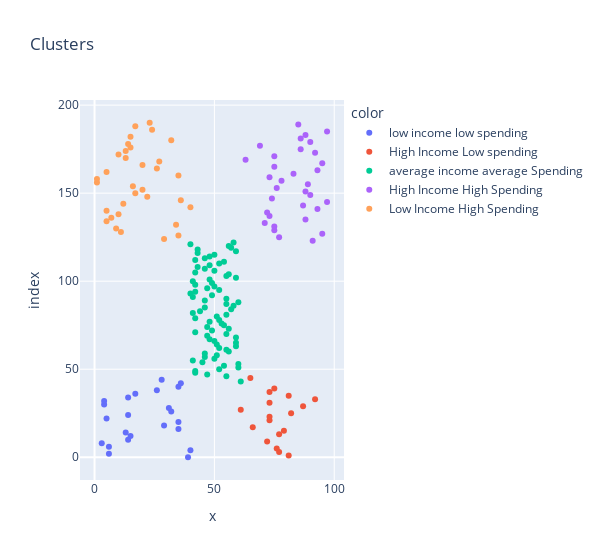

This figure's notebook cell:
### Code cell
plt.figure(figsize=(10, 5))
px.scatter(
    df["Annual Income (k$)"],
    df["Spending Score (1-100)"],
    color=df["clusters"],
    width=600,
    title="Clusters",
)

### Figure 1 — Plotly figure (JSON) as saved in the notebook; plotly's stock layout.template omitted (floating-point values rounded to 4 significant figures)
{"data": [{"hovertemplate": "color=low income low spending<br>x=%{x}<br>index=%{y}<extra></extra>", "legendgroup": "low income low spending", "marker": {"color": "#636efa", "symbol": "circle"}, "mode": "markers", "name": "low income low spending", "orientation": "h", "showlegend": true, "type": "scatter", "x": [39, 6, 40, 6, 3, 14, 15, 13, 35, 29, 35, 5, 14, 32, 31, 4, 4, 14, 17, 26, 35, 36, 28], "xaxis": "x", "y": [0, 2, 4, 6, 8, 10, 12, 14, 16, 18, 20, 22, 24, 26, 28, 30, 32, 34, 36, 38, 40, 42, 44], "yaxis": "y"}, {"hovertemplate": "color=High Income Low spending<br>x=%{x}<br>index=%{y}<extra></extra>", "legendgroup": "High Income Low spending", "marker": {"color": "#EF553B", "symbol": "circle"}, "mode": "markers", "name": "High Income Low spending", "orientation": "h", "showlegend": true, "type": "scatter", "x": [81, 77, 76, 72, 77, 79, 66, 73, 73, 82, 61, 87, 73, 92, 81, 73, 75, 65], "xaxis": "x", "y": [1, 3, 5, 9, 13, 15, 17, 21, 23, 25, 27, 29, 31, 33, 35, 37, 39, 45], "yaxis": "y"}, {"hovertemplate": "color=average income average Spending<br>x=%{x}<br>index=%{y}<extra></extra>", "legendgroup": "average income average Spending", "marker": {"color": "#00cc96", "symbol": "circle"}, "mode": "markers", "name": "average income average Spending", "orientation": "h", "showlegend": true, "type": "scatter", "x": [61, 55, 47, 42, 42, 52, 60, 54, 60, 45, 41, 50, 46, 51, 46, 56, 55, 52, 59, 51, 59, 50, 48, 59, 47, 55, 42, 49, 56, 47, 54, 53, 48, 52, 42, 51, 55, 41, 44, 57, 46, 58, 55, 60, 46, 55, 41, 49, 40, 42, 52, 47, 50, 42, 49, 41, 48, 59, 55, 56, 42, 50, 46, 43, 48, 52, 54, 42, 46, 48, 50, 43, 59, 43, 57, 56, 40, 58], "xaxis": "x", "y": [43, 46, 47, 48, 49, 50, 51, 52, 53, 54, 55, 56, 57, 58, 59, 60, 61, 62, 63, 64, 65, 66, 67, 68, 69, 70, 71, 72, 73, 74, 75, 76, 77, 78, 79, 80, 81, 82, 83, 84, 85, 86, 87, 88, 89, 90, 91, 92, 93, 94, 95, 96, 97, 98, 99, 100, 101, 102, 103, 104, 105, 106, 107, 108, 109, 110, 111, 112, 113, 114, 115, 116, 117, 118, 119, 120, 121, 122], "yaxis": "y"}, {"hovertemplate": "color=High Income High Spending<br>x=%{x}<br>index=%{y}<extra></extra>", "legendgroup": "High Income High Spending", "marker": {"color": "#ab63fa", "symbol": "circle"}, "mode": "markers", "name": "High Income High Spending", "orientation": "h", "showlegend": true, "type": "scatter", "x": [91, 77, 95, 75, 75, 71, 88, 73, 72, 93, 87, 97, 74, 90, 88, 76, 89, 78, 73, 83, 93, 75, 95, 63, 75, 92, 86, 69, 90, 86, 88, 97, 85], "xaxis": "x", "y": [123, 125, 127, 129, 131, 133, 135, 137, 139, 141, 143, 145, 147, 149, 151, 153, 155, 157, 159, 161, 163, 165, 167, 169, 171, 173, 175, 177, 179, 181, 183, 185, 189], "yaxis": "y"}, {"hovertemplate": "color=Low Income High Spending<br>x=%{x}<br>index=%{y}<extra></extra>", "legendgroup": "Low Income High Spending", "marker": {"color": "#FFA15A", "symbol": "circle"}, "mode": "markers", "name": "Low Income High Spending", "orientation": "h", "showlegend": true, "type": "scatter", "x": [29, 35, 11, 9, 34, 5, 7, 10, 5, 40, 12, 36, 22, 17, 20, 16, 1, 1, 35, 5, 26, 20, 27, 13, 10, 13, 15, 14, 32, 15, 24, 17, 23], "xaxis": "x", "y": [124, 126, 128, 130, 132, 134, 136, 138, 140, 142, 144, 146, 148, 150, 152, 154, 156, 158, 160, 162, 164, 166, 168, 170, 172, 174, 176, 178, 180, 182, 186, 188, 190], "yaxis": "y"}], "layout": {"legend": {"title": {"text": "color"}, "tracegroupgap": 0}, "title": {"text": "Clusters"}, "width": 600, "xaxis": {"anchor": "y", "domain": [0, 1], "title": {"text": "x"}}, "yaxis": {"anchor": "x", "domain": [0, 1], "title": {"text": "index"}}}}
